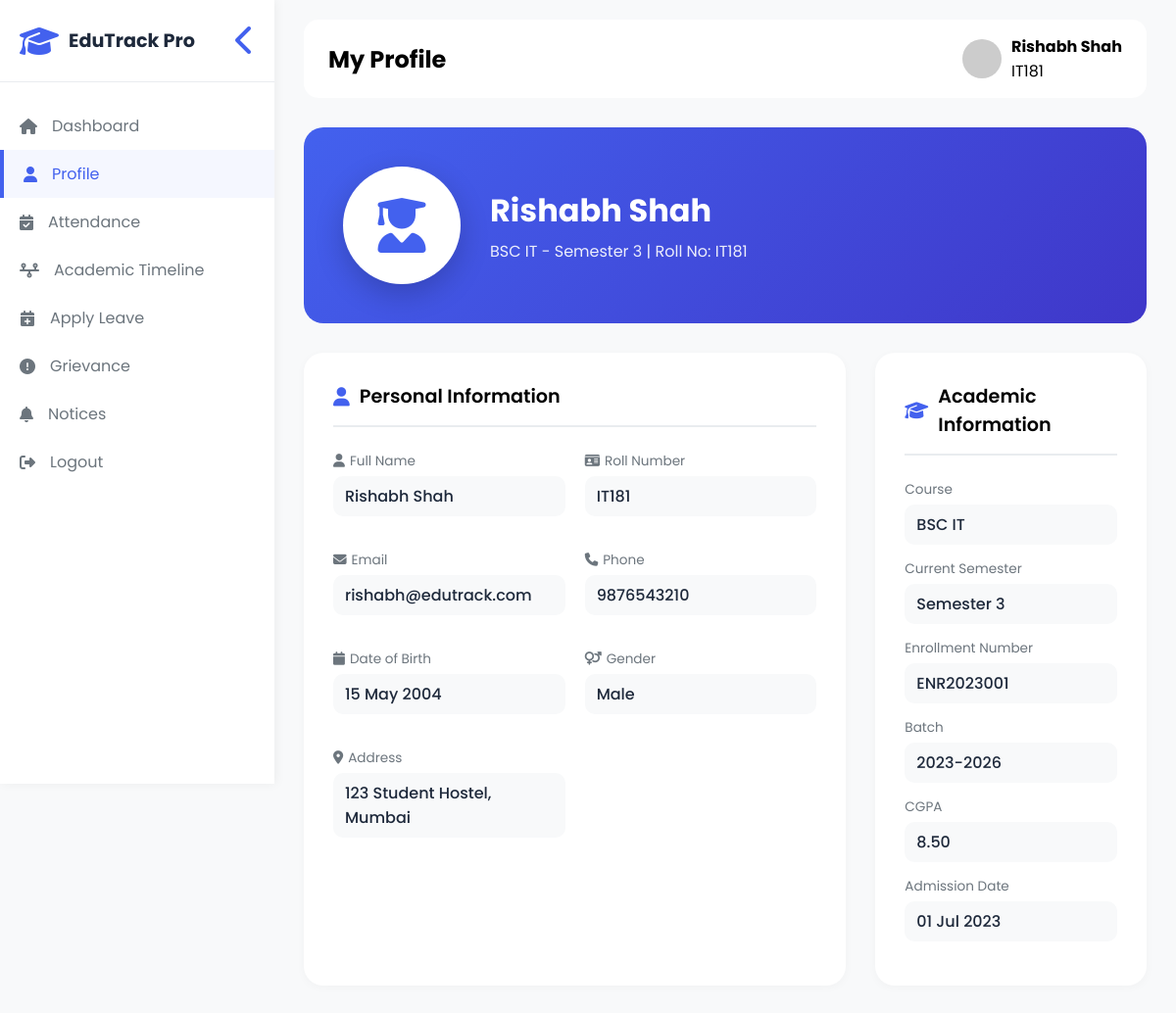
/student/profile.php (signed in), run on the app's committed database.
### tables this page shows
CREATE TABLE IF NOT EXISTS `users` (
    `id` INT PRIMARY KEY AUTO_INCREMENT,
    `username` VARCHAR(100) UNIQUE NOT NULL,
    `email` VARCHAR(100) UNIQUE NOT NULL,
    `password` VARCHAR(255) NOT NULL,
    `role` ENUM('student', 'faculty', 'admin') DEFAULT 'student',
    `full_name` VARCHAR(100) NOT NULL,
    `phone` VARCHAR(20),
    `address` TEXT,
    `profile_pic` VARCHAR(255) DEFAULT 'default.png',
    `status` ENUM('active', 'inactive') DEFAULT 'active',
    `last_login` TIMESTAMP NULL,
    `created_at` TIMESTAMP DEFAULT CURRENT_TIMESTAMP,
    `updated_at` TIMESTAMP DEFAULT CURRENT_TIMESTAMP ON UPDATE CURRENT_TIMESTAMP,
    INDEX `idx_email` (`email`),
    INDEX `idx_role` (`role`),
    INDEX `idx_status` (`status`)
);

CREATE TABLE IF NOT EXISTS `students` (
    `id` INT PRIMARY KEY AUTO_INCREMENT,
    `user_id` INT NOT NULL,
    `roll_number` VARCHAR(50) UNIQUE NOT NULL,
    `enrollment_number` VARCHAR(50) UNIQUE NOT NULL,
    `course` VARCHAR(100) NOT NULL,
    `semester` INT NOT NULL,
    `batch` VARCHAR(20) NOT NULL,
    `father_name` VARCHAR(100),
    `mother_name` VARCHAR(100),
    `date_of_birth` DATE,
    `gender` ENUM('Male', 'Female', 'Other'),
    `nationality` VARCHAR(50) DEFAULT 'Indian',
    `admission_date` DATE,
    `cgpa` DECIMAL(3,2) DEFAULT 0.00,
    `total_attendance` INT DEFAULT 0,
    FOREIGN KEY (`user_id`) REFERENCES `users`(`id`) ON DELETE CASCADE,
    INDEX `idx_roll_number` (`roll_number`),
    INDEX `idx_course` (`course`),
    INDEX `idx_semester` (`semester`)
);

### includes/config.php (called while the page is built, shortened)
<?php
function getUserData($conn, $user_id) {
    $query = "SELECT u.*,
              CASE
                  WHEN u.role = 'student' THEN s.roll_number
                  WHEN u.role = 'faculty' THEN f.employee_id
                  ELSE NULL
              END as id_number
              FROM users u
              LEFT JOIN students s ON u.id = s.user_id
              LEFT JOIN faculty f ON u.id = f.user_id
              WHERE u.id = $user_id";
    $result = mysqli_query($conn, $query);
    return mysqli_fetch_assoc($result);
}
?>

### student/profile.php (the view, shortened to what this page needs)
<?php
require_once '../includes/config.php';
$user = getUserData($conn, $_SESSION['user_id']);
$student_query = "SELECT * FROM students WHERE user_id = {$_SESSION['user_id']}";
$student_result = mysqli_query($conn, $student_query);
$student = mysqli_fetch_assoc($student_result);
?>
<!DOCTYPE html>
<html lang="en">
<head>
    <link rel="stylesheet" href="https://cdnjs.cloudflare.com/ajax/libs/font-awesome/6.4.0/css/all.min.css">
</head>
<body>
    <div class="dashboard-container">
        <aside class="sidebar" id="sidebar">
            <div class="sidebar-header">
                <div class="logo"><i class="fas fa-graduation-cap"></i><h3>EduTrack Pro</h3></div>
                <button class="toggle-sidebar" id="toggleSidebar"><i class="fas fa-chevron-left"></i></button>
            </div>
            <nav class="sidebar-nav">
                <a href="dashboard.php"><i class="fas fa-home"></i><span> Dashboard</span></a>
                <a href="profile.php" class="active"><i class="fas fa-user"></i><span> Profile</span></a>
                <a href="attendance/view-attendance.php"><i class="fas fa-calendar-check"></i><span> Attendance</span></a>
                <a href="academics/academic-timeline.php"><i class="fas fa-timeline"></i><span> Academic Timeline</span></a>
                <a href="requests/leave-apply.php"><i class="fas fa-calendar-plus"></i><span> Apply Leave</span></a>
                <a href="requests/grievance.php"><i class="fas fa-exclamation-circle"></i><span> Grievance</span></a>
                <a href="resources/notices.php"><i class="fas fa-bell"></i><span> Notices</span></a>
                <a href="../logout.php"><i class="fas fa-sign-out-alt"></i><span> Logout</span></a>
            </nav>
        </aside>
        <main class="main-content" id="mainContent">
            <header class="top-header">
                <div><h2>My Profile</h2></div>
                <div class="user-profile">
                    <img src="https://ui-avatars.com/api/?name=<?php echo urlencode($user['full_name']); ?>&background=4361ee&color=fff" alt="Profile">
                    <div><h4><?php echo htmlspecialchars($user['full_name']); ?></h4><p><?php echo htmlspecialchars($user['id_number']); ?></p></div>
                </div>
            </header>
            <div class="profile-container">
                <div class="profile-header">
                    <div class="profile-avatar">
                        <div class="avatar-large"><i class="fas fa-user-graduate"></i></div>
                        <div class="profile-title">
                            <h1><?php echo htmlspecialchars($user['full_name']); ?></h1>
                            <p><?php echo htmlspecialchars($student['course']); ?> - Semester <?php echo $student['semester']; ?> | Roll No: <?php echo htmlspecialchars($student['roll_number']); ?></p>
                        </div>
                    </div>
                </div>
                <div class="profile-grid">
                    <div class="profile-card">
                        <div class="card-title"><i class="fas fa-user"></i> Personal Information</div>
                        <div class="info-grid">
                            <div class="info-item"><div class="info-label"><i class="fas fa-user"></i> Full Name</div><div class="info-value"><?php echo htmlspecialchars($user['full_name']); ?></div></div>
                            <div class="info-item"><div class="info-label"><i class="fas fa-id-card"></i> Roll Number</div><div class="info-value"><?php echo htmlspecialchars($student['roll_number']); ?></div></div>
                            <div class="info-item"><div class="info-label"><i class="fas fa-envelope"></i> Email</div><div class="info-value"><?php echo htmlspecialchars($user['email']); ?></div></div>
                            <div class="info-item"><div class="info-label"><i class="fas fa-phone"></i> Phone</div><div class="info-value"><?php echo htmlspecialchars($user['phone']); ?></div></div>
                            <div class="info-item"><div class="info-label"><i class="fas fa-calendar"></i> Date of Birth</div><div class="info-value"><?php echo $student['date_of_birth'] ? date('d M Y', strtotime($student['date_of_birth'])) : 'N/A'; ?></div></div>
                            <div class="info-item"><div class="info-label"><i class="fas fa-venus-mars"></i> Gender</div><div class="info-value"><?php echo $student['gender']; ?></div></div>
                            <div class="info-item"><div class="info-label"><i class="fas fa-map-marker-alt"></i> Address</div><div class="info-value"><?php echo htmlspecialchars($user['address']); ?></div></div>
                        </div>
                    </div>
                    <div class="profile-card">
                        <div class="card-title"><i class="fas fa-graduation-cap"></i> Academic Information</div>
                        <div class="info-item"><div class="info-label">Course</div><div class="info-value"><?php echo htmlspecialchars($student['course']); ?></div></div>
                        <div class="info-item"><div class="info-label">Current Semester</div><div class="info-value">Semester <?php echo $student['semester']; ?></div></div>
                        <div class="info-item"><div class="info-label">Enrollment Number</div><div class="info-value"><?php echo htmlspecialchars($student['enrollment_number']); ?></div></div>
                        <div class="info-item"><div class="info-label">Batch</div><div class="info-value"><?php echo htmlspecialchars($student['batch']); ?></div></div>
                        <div class="info-item"><div class="info-label">CGPA</div><div class="info-value"><?php echo $student['cgpa']; ?></div></div>
                        <div class="info-item"><div class="info-label">Admission Date</div><div class="info-value"><?php echo date('d M Y', strtotime($student['admission_date'])); ?></div></div>
                    </div>
                </div>
            </div>
        </main>
    </div>
</body>
</html>

### student/profile.php (style rules this page uses)
* { margin: 0; padding: 0; box-sizing: border-box; }
body { font-family: 'Poppins', sans-serif; background: #f8f9fa; }
.dashboard-container { display: flex; min-height: 100vh; }
.sidebar { width: 280px; background: white; position: fixed; height: 100vh; overflow-y: auto; box-shadow: 2px 0 10px rgba(0,0,0,0.05); transition: all 0.3s; z-index: 100; }
.sidebar-header { padding: 25px 20px; border-bottom: 1px solid #e9ecef; display: flex; align-items: center; justify-content: space-between; }
.sidebar-header .logo { display: flex; align-items: center; gap: 10px; }
.sidebar-header i { font-size: 2rem; color: #4361ee; }
.sidebar-header h3 { font-size: 1.2rem; color: #1e293b; }
.toggle-sidebar { background: none; border: none; cursor: pointer; font-size: 1.2rem; color: #6c757d; }
.sidebar-nav { padding: 20px 0; }
.sidebar-nav a { display: flex; align-items: center; gap: 15px; padding: 12px 20px; color: #6c757d; text-decoration: none; transition: all 0.3s; }
.sidebar-nav a:hover, .sidebar-nav a.active { background: rgba(67,97,238,0.05); color: #4361ee; border-left: 4px solid #4361ee; }
.main-content { flex: 1; margin-left: 280px; padding: 20px 30px; transition: all 0.3s; }
.top-header { background: white; padding: 15px 25px; border-radius: 15px; display: flex; justify-content: space-between; align-items: center; margin-bottom: 30px; }
.user-profile { display: flex; align-items: center; gap: 10px; cursor: pointer; }
.user-profile img { width: 40px; height: 40px; border-radius: 50%; }
.profile-container { max-width: 1200px; margin: 0 auto; }
.profile-header { background: linear-gradient(135deg, #4361ee, #3f37c9); border-radius: 20px; padding: 40px; margin-bottom: 30px; color: white; }
.profile-avatar { display: flex; align-items: center; gap: 30px; }
.avatar-large { width: 120px; height: 120px; background: white; border-radius: 50%; display: flex; align-items: center; justify-content: center; font-size: 3.5rem; color: #4361ee; box-shadow: 0 10px 30px rgba(0,0,0,0.2); }
.profile-title h1 { font-size: 2rem; margin-bottom: 5px; }
.profile-title p { opacity: 0.9; }
.profile-grid { display: grid; grid-template-columns: 2fr 1fr; gap: 30px; margin-bottom: 30px; }
.profile-card { background: white; border-radius: 20px; padding: 30px; box-shadow: 0 2px 10px rgba(0,0,0,0.03); }
.card-title { font-size: 1.2rem; font-weight: 600; margin-bottom: 25px; display: flex; align-items: center; gap: 10px; border-bottom: 2px solid #e9ecef; padding-bottom: 15px; }
.card-title i { color: #4361ee; }
.info-grid { display: grid; grid-template-columns: repeat(2, 1fr); gap: 20px; }
.info-item { margin-bottom: 15px; }
.info-label { font-size: 0.85rem; color: #6c757d; margin-bottom: 5px; display: flex; align-items: center; gap: 5px; }
.info-value { font-size: 1rem; font-weight: 500; color: #1e293b; padding: 8px 12px; background: #f8f9fa; border-radius: 10px; }

### data on the page
users: full_name "Rishabh Shah", email "rishabh@edutrack.com", phone "9876543210", address "123 Student Hostel, Mumbai"
students: course "BSC IT", semester "3", roll_number "IT181", date_of_birth "15 May 2004", gender "Male", enrollment_number "ENR2023001", batch "2023-2026", cgpa "8.50", admission_date "01 Jul 2023"

### other printed values
$user['id_number'] "IT181"
